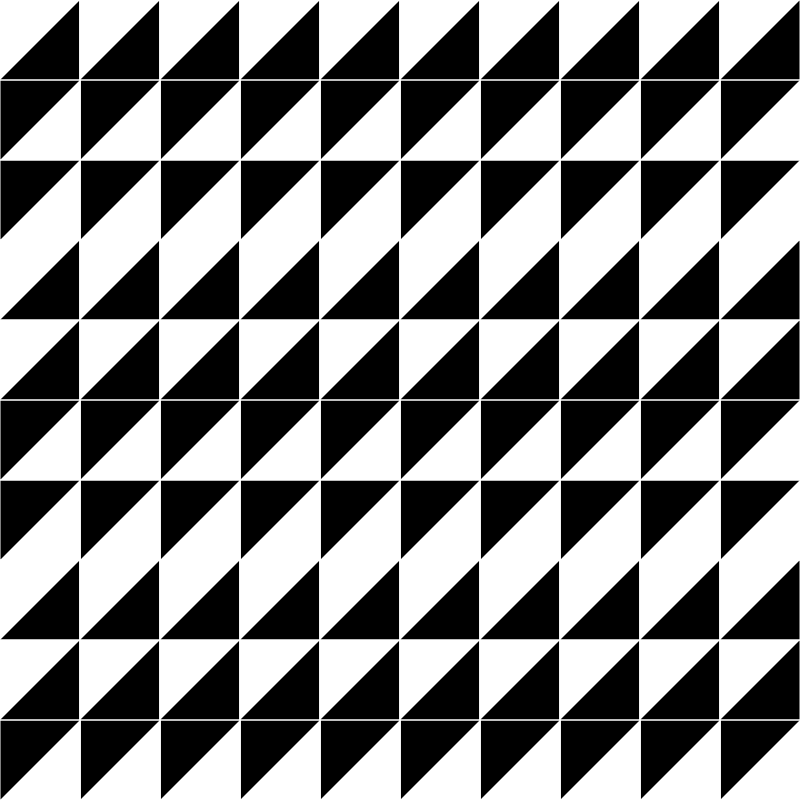
Frame 1 (no input)
Frame 60 (no input): identical to frame 1, image omitted
Frame 120 (the mouse pressed at the canvas centre since frame 60): identical to frame 1, image omitted

The p5.js sketch that drew this single still picture (run headless with seeded random() and noise() and a simulated clock; from frame 60 on, the mouse is pressed at the canvas centre):

// p5.js sketch
// ── sketch.js
let rW = 80;
let rH = 80;

let patternA = [1, 1, 1, 1];
let patternB = [0.5,0.5,0.5,0.5];
//let patternC = [1, 1, 1, 1];
//let patternD = [0.25, 0.75, 0.5, 1];

let patternList = [patternA,patternB,patternB,patternA];

function setup() {
  createCanvas(800, 800);
  background(0);
  noFill();
  stroke(255);
  angleMode(RADIANS);

  let patternIndex = 0;
  for (let j = 0; j < height / rH; j++) {
    let t = 0;
    let targetPattern = patternList[patternIndex];
    patternIndex++;
    if (patternIndex > patternList.length - 1) {
      patternIndex = 0;
    }

    for (let i = 0; i < width / rW; i++) {
      let v = targetPattern[t];
      let r = toQuadrant(v);
      drawSeed(i * rW, j * rH, r);
      t++;
      if (t > targetPattern.length - 1) {
        t = 0;
      }
    }
  }
}

function draw() {
  // nothing animated — same as Processing version
}
// accepts a value of 0-1 and converts it to a quadrant in radians
function toQuadrant(v) {
  if (v <= 0.25) {
    return TWO_PI * 0.25;
  } else if (v > 0.25 && v <= 0.5) {
    return TWO_PI * 0.5;
  } else if (v > 0.5 && v <= 0.75) {
    return TWO_PI * 0.75;
  } else {
    return TWO_PI;
  }
}

function drawSeed(x, y, r) {
  push();
  translate(x + rW / 2, y + rH / 2);
  rotate(r);
  noFill();
  rectMode(CENTER);
  //strokeWeight(5);
 // stroke(255,0,0);
  rect(0, 0, rW, rH);
  fill(255);
  noStroke();
  triangle(-rW / 2, -rH / 2, rW / 2, -rH / 2, -rW / 2, rH / 2);
  pop();
}
